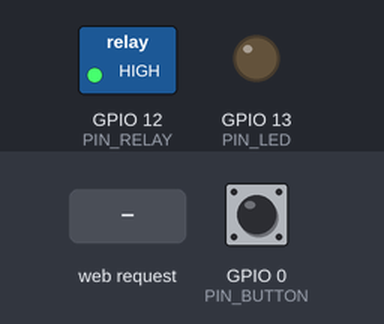
Simulated run of this sketch. Board: ESP8266 (NodeMCU). On the bench: switched loads named in the sketch (green lamp = pin HIGH), output pins drawn as LEDs (lit = HIGH). The inputs (shaded band) are chosen by the test bench; at power-on: GPIO 0 (PIN_BUTTON) HIGH. WiFi joins after 1.5 s; servers stay silent unless stated; what the sketch prints to the serial monitor is not drawn.

Above: at 2.7 s.
2.8 s: HTTP request GET /gpio/0 received
At 4.0 s:
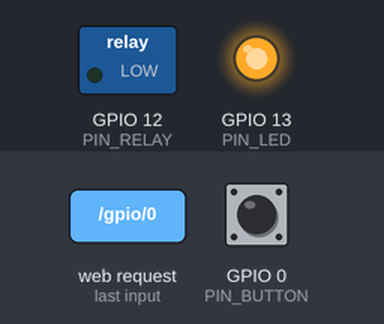
4.3 s: HTTP request GET /gpio/1 received
At 5.1 s:
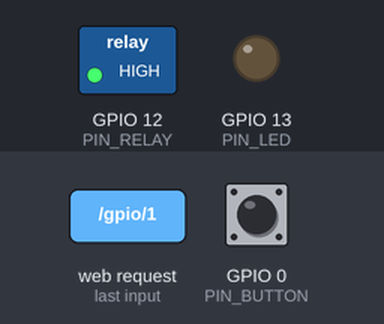
5.8 s: GPIO 0 (PIN_BUTTON) pulled LOW for 0.15 s
At 7.0 s:
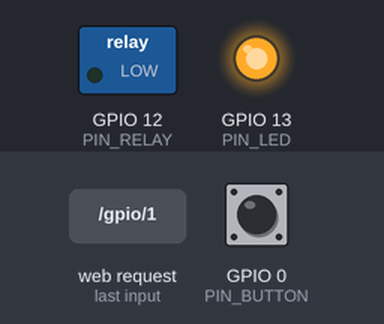
7.4 s: HTTP request GET /gpio/T received
At 8.6 s:
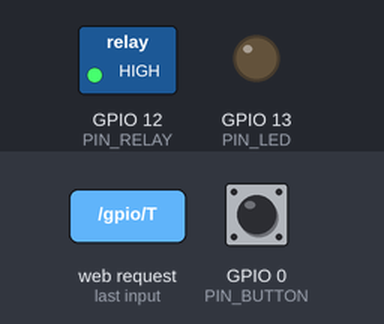
Timing chart, 0 to 9.9 s (numbered marks = the images above; inputs shaded):
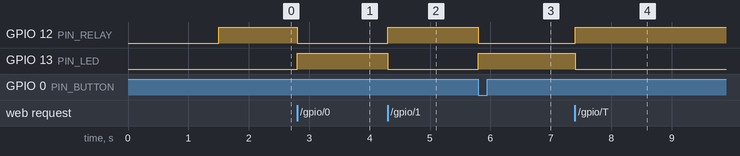

The sketch:

resetrelay.ino
```cpp
#include <ESP8266WiFi.h>

#ifndef STASSID
#define STASSID "mySSID"
#define STAPSK  "myPassword"
#endif

const char* ssid = STASSID;
const char* password = STAPSK;

#define PIN_LED 13
#define PIN_RELAY 12
#define PIN_BUTTON 0

int value = 1;

int i = 0;

WiFiServer server(80);

void on()
{
  digitalWrite(PIN_LED, LOW);
  digitalWrite(PIN_RELAY, HIGH);
  value = 1;
}

void off()
{
  digitalWrite(PIN_LED, HIGH);
  digitalWrite(PIN_RELAY, LOW);
  value = 0;
}

void toggle()
{
  if(value)
  {
    off();
  }
  else
  {
    on();
  }
}

void reset()
{
  if(value == 1)
  {
    off();
    delay(200);
  }
  on();
  delay(200);
}

void IRAM_ATTR isr() {
  toggle();
  delay(1000);
}

void setup() {
  Serial.begin(9600);

  Serial.printf("Relay controller\n");

  pinMode(PIN_BUTTON, INPUT_PULLUP);
  pinMode(PIN_LED, OUTPUT);
  pinMode(PIN_RELAY, OUTPUT);

  attachInterrupt(PIN_BUTTON, isr, FALLING);


    // Connect to WiFi network
  Serial.println();
  Serial.println();
  Serial.print(F("Connecting to "));
  Serial.println(ssid);

  WiFi.mode(WIFI_STA);
  WiFi.begin(ssid, password);

  while (WiFi.status() != WL_CONNECTED) {
    delay(500);
    Serial.print(F("."));
  }

  Serial.println();
  Serial.println(F("WiFi connected"));

  // Start the server
  server.begin();
  Serial.println(F("Server started"));

  // Print the IP address
  Serial.println(WiFi.localIP());

  on();
}

void loop() {
  // Check if a client has connected
  WiFiClient client = server.available();
  if (!client) {
    return;
  }
  Serial.println(F("new client"));

  client.setTimeout(5000); // default is 1000

  // Read the first line of the request
  String req = client.readStringUntil('\r');
  Serial.println(F("request: "));
  Serial.println(req);

  // Match the request

  if (     req.indexOf(F("/gpio/0")) != -1) { off();  }
  else if (req.indexOf(F("/gpio/1")) != -1) { on(); }
  else if (req.indexOf(F("/gpio/T")) != -1) { toggle(); }
  else if (req.indexOf(F("/gpio/R")) != -1) { reset(); }
  else{ Serial.println(F("invalid request")); }

  // read/ignore the rest of the request
  // do not client.flush(): it is for output only, see below
  while (client.available()) {
    // byte by byte is not very efficient
    client.read();
  }

  // Send the response to the client
  // it is OK for multiple small client.print/write,
  // because nagle algorithm will group them into one single packet
  client.print(F("HTTP/1.1 200 OK\r\nContent-Type: text/html\r\n\r\n<!DOCTYPE HTML>\r\n<html>\r\nGPIO is now "));
  client.print((value) ? F("high") : F("low"));
  client.print(F("<br><br>"));
  client.print(F("<br><br>Click <a href='http://")); client.print(WiFi.localIP()); client.print(F("/gpio/T'>here</a> to toggle relay"));
  client.print(F("<br><br>Click <a href='http://")); client.print(WiFi.localIP()); client.print(F("/gpio/R'>here</a> to reset"));
  client.print(F("<br><br>Click <a href='http://")); client.print(WiFi.localIP()); client.print(F("/gpio/1'>here</a> to toggle relay on"));
  client.print(F("<br><br>Click <a href='http://")); client.print(WiFi.localIP()); client.print(F("/gpio/0'>here</a> to toggle relay off"));
  client.print(F("</html>"));

  // The client will actually be *flushed* then disconnected
  // when the function returns and 'client' object is destroyed (out-of-scope)
  // flush = ensure written data are received by the other side
  Serial.println(F("Disconnecting from client"));

}
```

Measured:
- after the input at 2.8 s, GPIO 12 (PIN_RELAY): HIGH → LOW at once; GPIO 13 (PIN_LED): LOW → HIGH at once
- after the input at 4.3 s, GPIO 12 (PIN_RELAY): LOW → HIGH at once; GPIO 13 (PIN_LED): HIGH → LOW at once
- after the input at 5.8 s, GPIO 12 (PIN_RELAY): HIGH → LOW at once; GPIO 13 (PIN_LED): LOW → HIGH at once
- after the input at 7.4 s, GPIO 12 (PIN_RELAY): LOW → HIGH at once; GPIO 13 (PIN_LED): HIGH → LOW at once
